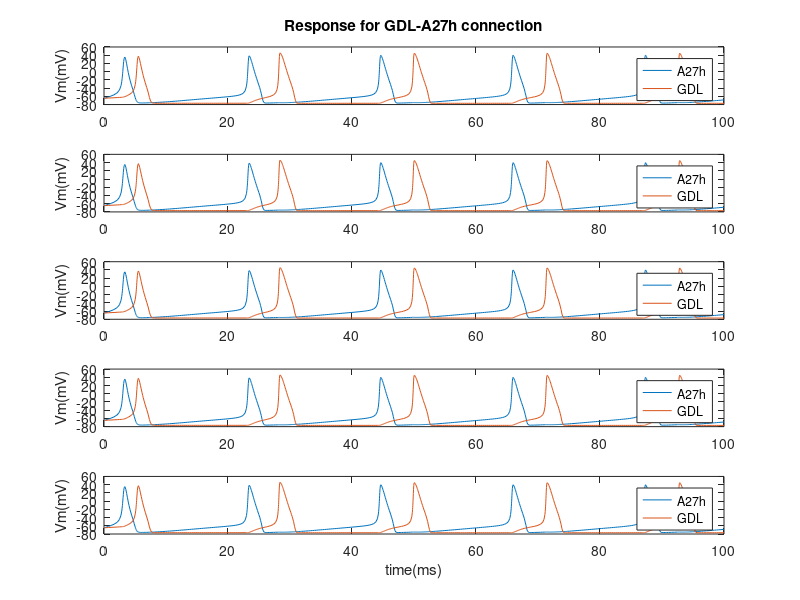
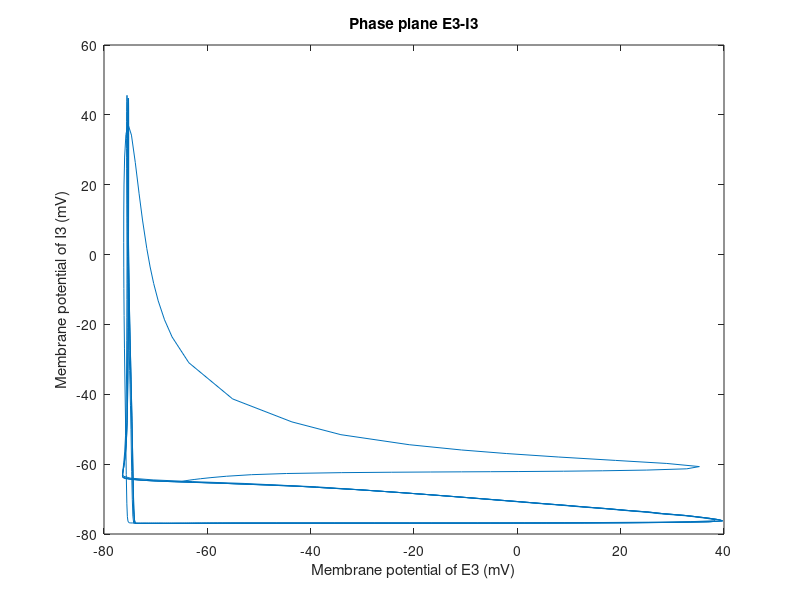

MATLAB code for these plots, in order:
% Unilateral connection within EI connection;
% Model basis: Hodgkin huxley model
% Description: within 20 neurons (5E-5I, intra(E-I & I-E), inter (I-E))
% Main content: 1) parameter; 2) function; 3) solver;

%% Basic function relations
% DIFFERENTIAL EQUATIONS:
%  E_v' = ((E_input1_Iapp+E_input1_noise*randn(1,E_Npop)))+((E_ina_INa(E_v,E_ina_m,E_ina_h))+((E_ik_IK(E_v,E_ik_n))))+((-E_I_igaba_ISYN(E_v,E_I_igaba_s)))
%  E_ina_m' =  E_ina_aM(E_v).*(1-E_ina_m)-E_ina_bM(E_v).*E_ina_m
%  E_ina_h' =  E_ina_aH(E_v).*(1-E_ina_h)-E_ina_bH(E_v).*E_ina_h
%  E_ik_n' =  E_ik_aN(E_v).*(1-E_ik_n)-E_ik_bN(E_v).*E_ik_n
%  I_v' = ((I_input1_Iapp+I_input1_noise*randn(1,I_Npop)))+((I_ina_INa(I_v,I_ina_m,I_ina_h))+((I_ik_IK(I_v,I_ik_n))))+((-I_E_iampa_ISYN(I_v,I_E_iampa_s)))
%  I_ina_m' =  I_ina_aM(I_v).*(1-I_ina_m)-I_ina_bM(I_v).*I_ina_m
%  I_ina_h' =  I_ina_aH(I_v).*(1-I_ina_h)-I_ina_bH(I_v).*I_ina_h
%  I_ik_n' =  I_ik_aN(I_v).*(1-I_ik_n)-I_ik_bN(I_v).*I_ik_n
%  E_I_igaba_s' = -E_I_igaba_s./E_I_igaba_tauD+((1-E_I_igaba_s)/E_I_igaba_tauR).*(1+tanh(I_v/10))
%  I_E_iampa_s' = -I_E_iampa_s./I_E_iampa_tauD+((1-I_E_iampa_s)/I_E_iampa_tauR).*(1+tanh(E_v/10))
% Initial conditions:
%  E_v(0) = -65 * ones(1,E_Npop)
%  E_ina_m(0) = .1*ones(1,E_Npop)
%  E_ina_h(0) = .1*ones(1,E_Npop)
%  E_ik_n(0) = 0*ones(1,E_Npop)
%  I_v(0) = -65 * ones(1,I_Npop)
%  I_ina_m(0) = .1*ones(1,I_Npop)
%  I_ina_h(0) = .1*ones(1,I_Npop)
%  I_ik_n(0) = 0*ones(1,I_Npop)
%  E_I_igaba_s(0) = .1*ones(1,I_Npop)
%  I_E_iampa_s(0) = .1*ones(1,E_Npop)

clc;
clear all;

%% Parameter Space:
% Sodium conductance:120; Potasium condunctance:36; 
% E-Input current:5; I-Input current:0;
% E-num:1; E-num:1;
  E_ina_gNa = +120.0000; E_ik_gK = +36.0000; 
  E_input1_Iapp = +5.0000; E_input1_noise = +0.0000; 
  E_Npop = +1.0000;     % represent for the number in each neuron groups;
  I_ina_gNa = +120.0000; I_ik_gK = +36.0000;
  I_input1_Iapp = +0.0000; I_input1_noise = +0.0000; 
  I_Npop = +1.0000;
  E3_ina_gNa = +120.0000; E3_ik_gK = +36.0000;
  E3_input1_Iapp = +5.0000; E3_input1_noise = +0.0000; 
  E3_Npop = +1.0000;
  I4_ina_gNa = +120.0000; I4_ik_gK = +36.0000; 
  I4_input1_Iapp = +0.0000; I4_input1_noise = +0.0000; 
  I4_Npop = +1.0000;
  E5_ina_gNa = +120.0000; E5_ik_gK = +36.0000;
  E5_input1_Iapp = +5.0000; E5_input1_noise = +0.0000; 
  E5_Npop = +1.0000;
  I6_ina_gNa = +120.0000; I6_ik_gK = +36.0000;
  I6_input1_Iapp = +0.0000; I6_input1_noise = +0.0000; 
  I6_Npop = +1.0000;
  E7_ina_gNa = +120.0000; E7_ik_gK = +36.0000;
  E7_input1_Iapp = +5.0000; E7_input1_noise = +0.0000; 
  E7_Npop = +1.0000;
  I8_ina_gNa = +120.0000; I8_ik_gK = +36.0000;
  I8_input1_Iapp = +0.0000; I8_input1_noise = +0.0000; 
  I8_Npop = +1.0000;
  E9_ina_gNa = +120.0000; E9_ik_gK = +36.0000;
  E9_input1_Iapp = +5.0000; E9_input1_noise = +0.0000; 
  E9_Npop = +1.0000;
  I10_ina_gNa = +120.0000; I10_ik_gK = +36.0000;
  I10_input1_Iapp = +0.0000; I10_input1_noise = +0.0000; 
  I10_Npop = +1.0000;
% Synaptic connection:(GDL-A27h-GDL)
  E_I_igaba_gSYN = +0.2500; E_I_igaba_ESYN = -80.0000;
  E_I_igaba_tauD = +10.0000; E_I_igaba_tauR = +0.4000;
  E3_I_igaba_gSYN = +0.2500; E3_I_igaba_ESYN = -80.0000;
  E3_I_igaba_tauD = +10.0000; E3_I_igaba_tauR = +0.4000;
  E3_I4_igaba_gSYN = +0.2500; E3_I4_igaba_ESYN = -80.0000;
  E3_I4_igaba_tauD = +10.0000; E3_I4_igaba_tauR = +0.4000;
  E5_I4_igaba_gSYN = +0.2500; E5_I4_igaba_ESYN = -80.0000;
  E5_I4_igaba_tauD = +10.0000; E5_I4_igaba_tauR = +0.4000; 
  E5_I6_igaba_gSYN = +0.2500; E5_I6_igaba_ESYN = -80.0000;
  E5_I6_igaba_tauD = +10.0000; E5_I6_igaba_tauR = +0.4000;
  E7_I6_igaba_gSYN = +0.2500; E7_I6_igaba_ESYN = -80.0000;
  E7_I6_igaba_tauD = +10.0000; E7_I6_igaba_tauR = +0.4000;
  E7_I8_igaba_gSYN = +0.2500; E7_I8_igaba_ESYN = -80.0000;
  E7_I8_igaba_tauD = +10.0000; E7_I8_igaba_tauR = +0.4000;
  E9_I8_igaba_gSYN = +0.2500; E9_I8_igaba_ESYN = -80.0000;
  E9_I8_igaba_tauD = +10.0000; E9_I8_igaba_tauR = +0.4000;
  E9_I10_igaba_gSYN = +0.2500; E9_I10_igaba_ESYN = -80.0000;
  E9_I10_igaba_tauD = +10.0000; E9_I10_igaba_tauR = +0.4000;
  E_I10_igaba_gSYN = +0.2500; E_I10_igaba_ESYN = -80.0000;
  E_I10_igaba_tauD = +10.0000; E_I10_igaba_tauR = +0.4000;
  % with E-I intra connection
  I_E_iampa_gSYN = +0.1000; I_E_iampa_ESYN = +0.0000;
  I_E_iampa_tauD = +2.0000; I_E_iampa_tauR = +0.4000;
  I4_E3_iampa_gSYN = +0.1000; I4_E3_iampa_ESYN = +0.0000;
  I4_E3_iampa_tauD = +2.0000; I4_E3_iampa_tauR = +0.4000;
  I6_E5_iampa_gSYN = +0.1000; I6_E5_iampa_ESYN = +0.0000;
  I6_E5_iampa_tauD = +2.0000; I6_E5_iampa_tauR = +0.4000;
  I8_E7_iampa_gSYN = +0.1000; I8_E7_iampa_ESYN = +0.0000;
  I8_E7_iampa_tauD = +2.0000; I8_E7_iampa_tauR = +0.4000;
  I10_E9_iampa_gSYN = +0.1000; I10_E9_iampa_ESYN = +0.0000;
  I10_E9_iampa_tauD = +2.0000; I10_E9_iampa_tauR = +0.4000;
  
% Neuron population setting:
  E_I_igaba_netcon = ones(I_Npop,E_Npop);
  E3_I_igaba_netcon = ones(I_Npop,E3_Npop);
  E3_I4_igaba_netcon = ones(I4_Npop,E3_Npop);
  E5_I4_igaba_netcon = ones(I4_Npop,E5_Npop);
  E5_I6_igaba_netcon = ones(I6_Npop,E5_Npop);
  E7_I6_igaba_netcon = ones(I6_Npop,E7_Npop);
  E7_I8_igaba_netcon = ones(I8_Npop,E7_Npop);
  E9_I8_igaba_netcon = ones(I8_Npop,E9_Npop);
  E9_I10_igaba_netcon = ones(I10_Npop,E9_Npop);
  E_I10_igaba_netcon = ones(I10_Npop,E_Npop);
  % with E-I intra connection
  I_E_iampa_netcon = ones(E_Npop,I_Npop);
  I4_E3_iampa_netcon = ones(E3_Npop,I4_Npop);
  I6_E5_iampa_netcon = ones(E5_Npop,I6_Npop);
  I8_E7_iampa_netcon = ones(E7_Npop,I8_Npop);
  I10_E9_iampa_netcon = ones(E9_Npop,I10_Npop);
  
  
%% Functions:
  E_ina_INa = @(E_v,E_ina_m,E_ina_h) -E_ina_gNa.*E_ina_m.^3.*E_ina_h.*(E_v-50);
  E_ina_aM = @(E_v) (2.5-.1*(E_v+65))./(exp(2.5-.1*(E_v+65))-1);
  E_ina_bM = @(E_v) 4*exp(-(E_v+65)/18);
  E_ina_aH = @(E_v) .07*exp(-(E_v+65)/20);
  E_ina_bH = @(E_v) 1./(exp(3-.1*(E_v+65))+1);
  E_ik_IK = @(E_v,E_ik_n) -E_ik_gK.*E_ik_n.^4.*(E_v+77);
  E_ik_aN = @(E_v) (.1-.01*(E_v+65))./(exp(1-.1*(E_v+65))-1);
  E_ik_bN = @(E_v) .125*exp(-(E_v+65)/80);
  I_ina_INa = @(I_v,I_ina_m,I_ina_h) -I_ina_gNa.*I_ina_m.^3.*I_ina_h.*(I_v-50);
  I_ina_aM = @(I_v) (2.5-.1*(I_v+65))./(exp(2.5-.1*(I_v+65))-1);
  I_ina_bM = @(I_v) 4*exp(-(I_v+65)/18);
  I_ina_aH = @(I_v) .07*exp(-(I_v+65)/20);
  I_ina_bH = @(I_v) 1./(exp(3-.1*(I_v+65))+1);
  I_ik_IK = @(I_v,I_ik_n) -I_ik_gK.*I_ik_n.^4.*(I_v+77);
  I_ik_aN = @(I_v) (.1-.01*(I_v+65))./(exp(1-.1*(I_v+65))-1);
  I_ik_bN = @(I_v) .125*exp(-(I_v+65)/80);
  E3_ina_INa = @(E3_v,E3_ina_m,E3_ina_h) -E3_ina_gNa.*E3_ina_m.^3.*E3_ina_h.*(E3_v-50);
  E3_ina_aM = @(E3_v) (2.5-.1*(E3_v+65))./(exp(2.5-.1*(E3_v+65))-1);
  E3_ina_bM = @(E3_v) 4*exp(-(E3_v+65)/18);
  E3_ina_aH = @(E3_v) .07*exp(-(E3_v+65)/20);
  E3_ina_bH = @(E3_v) 1./(exp(3-.1*(E3_v+65))+1);
  E3_ik_IK = @(E3_v,E3_ik_n) -E3_ik_gK.*E3_ik_n.^4.*(E3_v+77);
  E3_ik_aN = @(E3_v) (.1-.01*(E3_v+65))./(exp(1-.1*(E3_v+65))-1);
  E3_ik_bN = @(E3_v) .125*exp(-(E3_v+65)/80);
  I4_ina_INa = @(I4_v,I4_ina_m,I4_ina_h) -I4_ina_gNa.*I4_ina_m.^3.*I4_ina_h.*(I4_v-50);
  I4_ina_aM = @(I4_v) (2.5-.1*(I4_v+65))./(exp(2.5-.1*(I4_v+65))-1);
  I4_ina_bM = @(I4_v) 4*exp(-(I4_v+65)/18);
  I4_ina_aH = @(I4_v) .07*exp(-(I4_v+65)/20);
  I4_ina_bH = @(I4_v) 1./(exp(3-.1*(I4_v+65))+1);
  I4_ik_IK = @(I4_v,I4_ik_n) -I4_ik_gK.*I4_ik_n.^4.*(I4_v+77);
  I4_ik_aN = @(I4_v) (.1-.01*(I4_v+65))./(exp(1-.1*(I4_v+65))-1);
  I4_ik_bN = @(I4_v) .125*exp(-(I4_v+65)/80);
  E5_ina_INa = @(E5_v,E5_ina_m,E5_ina_h) -E5_ina_gNa.*E5_ina_m.^3.*E5_ina_h.*(E5_v-50);
  E5_ina_aM = @(E5_v) (2.5-.1*(E5_v+65))./(exp(2.5-.1*(E5_v+65))-1);
  E5_ina_bM = @(E5_v) 4*exp(-(E5_v+65)/18);
  E5_ina_aH = @(E5_v) .07*exp(-(E5_v+65)/20);
  E5_ina_bH = @(E5_v) 1./(exp(3-.1*(E5_v+65))+1);
  E5_ik_IK = @(E5_v,E5_ik_n) -E5_ik_gK.*E5_ik_n.^4.*(E5_v+77);
  E5_ik_aN = @(E5_v) (.1-.01*(E5_v+65))./(exp(1-.1*(E5_v+65))-1);
  E5_ik_bN = @(E5_v) .125*exp(-(E5_v+65)/80);
  I6_ina_INa = @(I6_v,I6_ina_m,I6_ina_h) -I6_ina_gNa.*I6_ina_m.^3.*I6_ina_h.*(I6_v-50);
  I6_ina_aM = @(I6_v) (2.5-.1*(I6_v+65))./(exp(2.5-.1*(I6_v+65))-1);
  I6_ina_bM = @(I6_v) 4*exp(-(I6_v+65)/18);
  I6_ina_aH = @(I6_v) .07*exp(-(I6_v+65)/20);
  I6_ina_bH = @(I6_v) 1./(exp(3-.1*(I6_v+65))+1);
  I6_ik_IK = @(I6_v,I6_ik_n) -I6_ik_gK.*I6_ik_n.^4.*(I6_v+77);
  I6_ik_aN = @(I6_v) (.1-.01*(I6_v+65))./(exp(1-.1*(I6_v+65))-1);
  I6_ik_bN = @(I6_v) .125*exp(-(I6_v+65)/80);
  E7_ina_INa = @(E7_v,E7_ina_m,E7_ina_h) -E7_ina_gNa.*E7_ina_m.^3.*E7_ina_h.*(E7_v-50);
  E7_ina_aM = @(E7_v) (2.5-.1*(E7_v+65))./(exp(2.5-.1*(E7_v+65))-1);
  E7_ina_bM = @(E7_v) 4*exp(-(E7_v+65)/18);
  E7_ina_aH = @(E7_v) .07*exp(-(E7_v+65)/20);
  E7_ina_bH = @(E7_v) 1./(exp(3-.1*(E7_v+65))+1);
  E7_ik_IK = @(E7_v,E7_ik_n) -E7_ik_gK.*E7_ik_n.^4.*(E7_v+77);
  E7_ik_aN = @(E7_v) (.1-.01*(E7_v+65))./(exp(1-.1*(E7_v+65))-1);
  E7_ik_bN = @(E7_v) .125*exp(-(E7_v+65)/80);
  I8_ina_INa = @(I8_v,I8_ina_m,I8_ina_h) -I8_ina_gNa.*I8_ina_m.^3.*I8_ina_h.*(I8_v-50);
  I8_ina_aM = @(I8_v) (2.5-.1*(I8_v+65))./(exp(2.5-.1*(I8_v+65))-1);
  I8_ina_bM = @(I8_v) 4*exp(-(I8_v+65)/18);
  I8_ina_aH = @(I8_v) .07*exp(-(I8_v+65)/20);
  I8_ina_bH = @(I8_v) 1./(exp(3-.1*(I8_v+65))+1);
  I8_ik_IK = @(I8_v,I8_ik_n) -I8_ik_gK.*I8_ik_n.^4.*(I8_v+77);
  I8_ik_aN = @(I8_v) (.1-.01*(I8_v+65))./(exp(1-.1*(I8_v+65))-1);
  I8_ik_bN = @(I8_v) .125*exp(-(I8_v+65)/80);
  E9_ina_INa = @(E9_v,E9_ina_m,E9_ina_h) -E9_ina_gNa.*E9_ina_m.^3.*E9_ina_h.*(E9_v-50);
  E9_ina_aM = @(E9_v) (2.5-.1*(E9_v+65))./(exp(2.5-.1*(E9_v+65))-1);
  E9_ina_bM = @(E9_v) 4*exp(-(E9_v+65)/18);
  E9_ina_aH = @(E9_v) .07*exp(-(E9_v+65)/20);
  E9_ina_bH = @(E9_v) 1./(exp(3-.1*(E9_v+65))+1);
  E9_ik_IK = @(E9_v,E9_ik_n) -E9_ik_gK.*E9_ik_n.^4.*(E9_v+77);
  E9_ik_aN = @(E9_v) (.1-.01*(E9_v+65))./(exp(1-.1*(E9_v+65))-1);
  E9_ik_bN = @(E9_v) .125*exp(-(E9_v+65)/80);
  I10_ina_INa = @(I10_v,I10_ina_m,I10_ina_h) -I10_ina_gNa.*I10_ina_m.^3.*I10_ina_h.*(I10_v-50);
  I10_ina_aM = @(I10_v) (2.5-.1*(I10_v+65))./(exp(2.5-.1*(I10_v+65))-1);
  I10_ina_bM = @(I10_v) 4*exp(-(I10_v+65)/18);
  I10_ina_aH = @(I10_v) .07*exp(-(I10_v+65)/20);
  I10_ina_bH = @(I10_v) 1./(exp(3-.1*(I10_v+65))+1);
  I10_ik_IK = @(I10_v,I10_ik_n) -I10_ik_gK.*I10_ik_n.^4.*(I10_v+77);
  I10_ik_aN = @(I10_v) (.1-.01*(I10_v+65))./(exp(1-.1*(I10_v+65))-1);
  I10_ik_bN = @(I10_v) .125*exp(-(I10_v+65)/80);
  E_I_igaba_ISYN = @(E_v,E_I_igaba_s)(E_I_igaba_gSYN.*(E_I_igaba_s*E_I_igaba_netcon).*(E_v-E_I_igaba_ESYN));
  E3_I_igaba_ISYN = @(E3_v,E3_I_igaba_s)(E3_I_igaba_gSYN.*(E3_I_igaba_s*E3_I_igaba_netcon).*(E3_v-E3_I_igaba_ESYN));
  E3_I4_igaba_ISYN = @(E3_v,E3_I4_igaba_s)(E3_I4_igaba_gSYN.*(E3_I4_igaba_s*E3_I4_igaba_netcon).*(E3_v-E3_I4_igaba_ESYN)); 
  E5_I4_igaba_ISYN = @(E5_v,E5_I4_igaba_s)(E5_I4_igaba_gSYN.*(E5_I4_igaba_s*E5_I4_igaba_netcon).*(E5_v-E5_I4_igaba_ESYN)); 
  E5_I6_igaba_ISYN = @(E5_v,E5_I6_igaba_s)(E5_I6_igaba_gSYN.*(E5_I6_igaba_s*E5_I6_igaba_netcon).*(E5_v-E5_I6_igaba_ESYN));
  E7_I6_igaba_ISYN = @(E7_v,E7_I6_igaba_s)(E7_I6_igaba_gSYN.*(E7_I6_igaba_s*E7_I6_igaba_netcon).*(E7_v-E7_I6_igaba_ESYN));
  E7_I8_igaba_ISYN = @(E7_v,E7_I8_igaba_s)(E7_I8_igaba_gSYN.*(E7_I8_igaba_s*E7_I8_igaba_netcon).*(E7_v-E7_I8_igaba_ESYN));
  E9_I8_igaba_ISYN = @(E9_v,E9_I8_igaba_s)(E9_I8_igaba_gSYN.*(E9_I8_igaba_s*E9_I8_igaba_netcon).*(E9_v-E9_I8_igaba_ESYN));
  E9_I10_igaba_ISYN = @(E9_v,E9_I10_igaba_s)(E9_I10_igaba_gSYN.*(E9_I10_igaba_s*E9_I10_igaba_netcon).*(E9_v-E9_I10_igaba_ESYN));
  E_I10_igaba_ISYN = @(E_v,E_I10_igaba_s)(E_I10_igaba_gSYN.*(E_I10_igaba_s*E_I10_igaba_netcon).*(E_v-E_I10_igaba_ESYN));
  % with E-I intra connection
  I_E_iampa_ISYN = @(I_v,I_E_iampa_s)(I_E_iampa_gSYN.*(I_E_iampa_s*I_E_iampa_netcon).*(I_v-I_E_iampa_ESYN));
  I4_E3_iampa_ISYN = @(I4_v,I4_E3_iampa_s)(I4_E3_iampa_gSYN.*(I4_E3_iampa_s*I4_E3_iampa_netcon).*(I4_v-I4_E3_iampa_ESYN));
  I6_E5_iampa_ISYN = @(I6_v,I6_E5_iampa_s)(I6_E5_iampa_gSYN.*(I6_E5_iampa_s*I6_E5_iampa_netcon).*(I6_v-I6_E5_iampa_ESYN));
  I8_E7_iampa_ISYN = @(I8_v,I8_E7_iampa_s)(I8_E7_iampa_gSYN.*(I8_E7_iampa_s*I8_E7_iampa_netcon).*(I8_v-I8_E7_iampa_ESYN));
  I10_E9_iampa_ISYN = @(I10_v,I10_E9_iampa_s)(I10_E9_iampa_gSYN.*(I10_E9_iampa_s*I10_E9_iampa_netcon).*(I10_v-I10_E9_iampa_ESYN));

% Prepare ODEFUN for use with built-in Matlab solvers:
ODEFUN = @(t,X)[((5+0*randn(1,1)))+((E_ina_INa(X(1:1)',X(2:2)',X(3:3)'))+((E_ik_IK(X(1:1)',X(4:4)'))))+((-E_I_igaba_ISYN(X(1:1)',X(41:41)')))+((-E_I10_igaba_ISYN(X(1:1)',X(50:50)'))),...
    E_ina_aM(X(1:1)').*(1-X(2:2)')-E_ina_bM(X(1:1)').*X(2:2)',...
    E_ina_aH(X(1:1)').*(1-X(3:3)')-E_ina_bH(X(1:1)').*X(3:3)',...
    E_ik_aN(X(1:1)').*(1-X(4:4)')-E_ik_bN(X(1:1)').*X(4:4)',...
    ((0+0*randn(1,1)))+((I_ina_INa(X(5:5)',X(6:6)',X(7:7)'))+((I_ik_IK(X(5:5)',X(8:8)'))))+(-I_E_iampa_ISYN(X(5:5)',X(51:51)')),...
    I_ina_aM(X(5:5)').*(1-X(6:6)')-I_ina_bM(X(5:5)').*X(6:6)',...
    I_ina_aH(X(5:5)').*(1-X(7:7)')-I_ina_bH(X(5:5)').*X(7:7)',...
    I_ik_aN(X(5:5)').*(1-X(8:8)')-I_ik_bN(X(5:5)').*X(8:8)',...
    ((5+0*randn(1,1)))+((((E3_ina_INa(X(9:9)',X(10:10)',X(11:11)'))+((E3_ik_IK(X(9:9)',X(12:12)'))))))+((-E3_I4_igaba_ISYN(X(9:9)',X(43:43)')))+((-E3_I_igaba_ISYN(X(9:9)',X(42:42)'))),...
    E3_ina_aM(X(9:9)').*(1-X(10:10)')-E3_ina_bM(X(9:9)').*X(10:10)',...
    E3_ina_aH(X(9:9)').*(1-X(11:11)')-E3_ina_bH(X(9:9)').*X(11:11)',...
    E3_ik_aN(X(9:9)').*(1-X(12:12)')-E3_ik_bN(X(9:9)').*X(12:12)',...
    ((0+0*randn(1,1)))+((((I4_ina_INa(X(13:13)',X(14:14)',X(15:15)'))+((I4_ik_IK(X(13:13)',X(16:16)'))))))+(-I4_E3_iampa_ISYN(X(13:13)',X(52:52)')),...
    I4_ina_aM(X(13:13)').*(1-X(14:14)')-I4_ina_bM(X(13:13)').*X(14:14)',...
    I4_ina_aH(X(13:13)').*(1-X(15:15)')-I4_ina_bH(X(13:13)').*X(15:15)',...
    I4_ik_aN(X(13:13)').*(1-X(16:16)')-I4_ik_bN(X(13:13)').*X(16:16)',...
    ((5+0*randn(1,1)))+((((E5_ina_INa(X(17:17)',X(18:18)',X(19:19)'))+((E5_ik_IK(X(17:17)',X(20:20)'))))))+((-E5_I6_igaba_ISYN(X(17:17)',X(45:45)')))+((-E5_I4_igaba_ISYN(X(17:17)',X(44:44)'))),...
    E5_ina_aM(X(17:17)').*(1-X(18:18)')-E5_ina_bM(X(17:17)').*X(18:18)',...
    E5_ina_aH(X(17:17)').*(1-X(19:19)')-E5_ina_bH(X(17:17)').*X(19:19)',...
    E5_ik_aN(X(17:17)').*(1-X(20:20)')-E5_ik_bN(X(17:17)').*X(20:20)',...
    ((0+0*randn(1,1)))+((((I6_ina_INa(X(21:21)',X(22:22)',X(23:23)'))+((I6_ik_IK(X(21:21)',X(24:24)'))))))+(-I6_E5_iampa_ISYN(X(21:21)',X(53:53)')),...
    I6_ina_aM(X(21:21)').*(1-X(22:22)')-I6_ina_bM(X(21:21)').*X(22:22)',...
    I6_ina_aH(X(21:21)').*(1-X(23:23)')-I6_ina_bH(X(21:21)').*X(23:23)',...
    I6_ik_aN(X(21:21)').*(1-X(24:24)')-I6_ik_bN(X(21:21)').*X(24:24)',...
    ((5+0*randn(1,1)))+((((E7_ina_INa(X(25:25)',X(26:26)',X(27:27)'))+((E7_ik_IK(X(25:25)',X(28:28)'))))))+((-E7_I8_igaba_ISYN(X(25:25)',X(47:47)')))+((-E7_I6_igaba_ISYN(X(25:25)',X(46:46)'))),...
    E7_ina_aM(X(25:25)').*(1-X(26:26)')-E7_ina_bM(X(25:25)').*X(26:26)',...
    E7_ina_aH(X(25:25)').*(1-X(27:27)')-E7_ina_bH(X(25:25)').*X(27:27)',...
    E7_ik_aN(X(25:25)').*(1-X(28:28)')-E7_ik_bN(X(25:25)').*X(28:28)',...
    ((0+0*randn(1,1)))+((((I8_ina_INa(X(29:29)',X(30:30)',X(31:31)'))+((I8_ik_IK(X(29:29)',X(32:32)'))))))+(-I8_E7_iampa_ISYN(X(29:29)',X(54:54)')),...
    I8_ina_aM(X(29:29)').*(1-X(30:30)')-I8_ina_bM(X(29:29)').*X(30:30)',...
    I8_ina_aH(X(29:29)').*(1-X(31:31)')-I8_ina_bH(X(29:29)').*X(31:31)',...
    I8_ik_aN(X(29:29)').*(1-X(32:32)')-I8_ik_bN(X(29:29)').*X(32:32)',...
    ((5+0*randn(1,1)))+((((E9_ina_INa(X(33:33)',X(34:34)',X(35:35)'))+((E9_ik_IK(X(33:33)',X(36:36)'))))))+((-E9_I10_igaba_ISYN(X(33:33)',X(49:49)')))+((-E9_I8_igaba_ISYN(X(33:33)',X(48:48)'))),...
    E9_ina_aM(X(33:33)').*(1-X(34:34)')-E9_ina_bM(X(33:33)').*X(34:34)',...
    E9_ina_aH(X(33:33)').*(1-X(35:35)')-E9_ina_bH(X(33:33)').*X(35:35)',...
    E9_ik_aN(X(33:33)').*(1-X(36:36)')-E9_ik_bN(X(33:33)').*X(36:36)',...
    ((0+0*randn(1,1)))+((((I10_ina_INa(X(37:37)',X(38:38)',X(39:39)'))+((I10_ik_IK(X(37:37)',X(40:40)'))))))+(-I10_E9_iampa_ISYN(X(37:37)',X(55:55)')),...
    I10_ina_aM(X(37:37)').*(1-X(38:38)')-I10_ina_bM(X(37:37)').*X(38:38)',...
    I10_ina_aH(X(37:37)').*(1-X(39:39)')-I10_ina_bH(X(37:37)').*X(39:39)',...
    I10_ik_aN(X(37:37)').*(1-X(40:40)')-I10_ik_bN(X(37:37)').*X(40:40)',...
    -X(41:41)'./10+((1-X(41:41)')/0.4).*(1+tanh(X(5:5)'/10)),...
    -X(42:42)'./2+((1-X(42:42)')/0.4).*(1+tanh(X(5:5)'/10)),...
    -X(43:43)'./10+((1-X(43:43)')/0.4).*(1+tanh(X(13:13)'/10)),...
    -X(44:44)'./2+((1-X(44:44)')/0.4).*(1+tanh(X(13:13)'/10)),...
    -X(45:45)'./10+((1-X(45:45)')/0.4).*(1+tanh(X(21:21)'/10)),...
    -X(46:46)'./2+((1-X(46:46)')/0.4).*(1+tanh(X(21:21)'/10)),...
    -X(47:47)'./10+((1-X(47:47)')/0.4).*(1+tanh(X(29:29)'/10)),...
    -X(48:48)'./2+((1-X(48:48)')/0.4).*(1+tanh(X(29:29)'/10)),...    
    -X(49:49)'./10+((1-X(49:49)')/0.4).*(1+tanh(X(37:37)'/10)),...
    -X(50:50)'./2+((1-X(50:50)')/0.4).*(1+tanh(X(37:37)'/10)),...
    -X(51:51)'./2+((1-X(51:51)')/0.4).*(1+tanh(X(1:1)'/10)),...
    -X(52:52)'./2+((1-X(52:52)')/0.4).*(1+tanh(X(9:9)'/10)),...
    -X(53:53)'./2+((1-X(53:53)')/0.4).*(1+tanh(X(17:17)'/10)),...
    -X(54:54)'./2+((1-X(54:54)')/0.4).*(1+tanh(X(25:25)'/10)),...
    -X(55:55)'./2+((1-X(55:55)')/0.4).*(1+tanh(X(33:33)'/10))]';
IC = [-65          0.1          0.1            0          -65          0.1          0.1            0          -65          0.1          0.1            0          -65          0.1          0.1            0          -65          0.1          0.1            0          -65          0.1          0.1            0          -65          0.1          0.1            0          -65          0.1          0.1            0          -65          0.1          0.1            0          -65          0.1          0.1            0          0.1          0.1          0.1          0.1          0.1          0.1          0.1          0.1          0.1          0.1          0.1          0.1          0.1          0.1          0.1];

%% Solve system using built-in Matlab solver:
options=odeset('RelTol',1e-2,'AbsTol',1e-4,'InitialStep',.01);
[t,y]=ode23(ODEFUN,[0 100],IC,options);

%% Plot results
set(0,'defaultFigureColor','w');
figure(1)
subplot(5,1,1)
plot(t,y(:,1),t,y(:,5));
title('Response for GDL-A27h connection');
legend('A27h','GDL');
ylabel('Vm(mV)');
subplot(5,1,2)
plot(t,y(:,9),t,y(:,13));
legend('A27h','GDL');
ylabel('Vm(mV)');
subplot(5,1,3)
plot(t,y(:,17),t,y(:,21));
legend('A27h','GDL');
ylabel('Vm(mV)');
subplot(5,1,4)
plot(t,y(:,25),t,y(:,29));
legend('A27h','GDL');
ylabel('Vm(mV)');
subplot(5,1,5)
plot(t,y(:,33),t,y(:,37));
legend('A27h','GDL');
ylabel('Vm(mV)');
xlabel('time(ms)');

% choose the middle segment response as the phase plane analysis
figure(2)
plot(y(:,17),y(:,21));
title('Phase plane E3-I3');
ylabel('Membrane potential of I3 (mV)');
xlabel('Membrane potential of E3 (mV)');